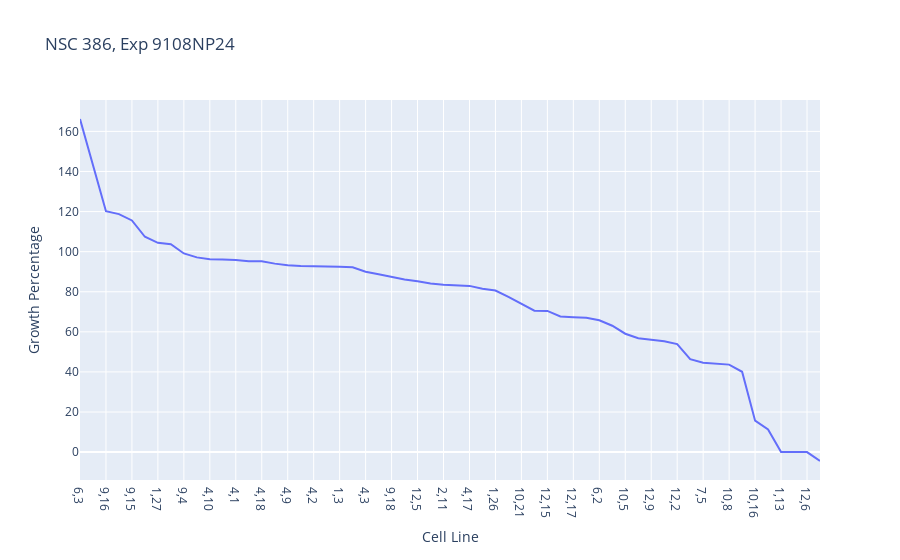

Here is the notebook cell this chart was saved with:
### Code cell
fig1.show()

### Figure 1 — Plotly figure (JSON) as saved in the notebook; plotly's stock layout.template omitted (floating-point values rounded to 4 significant figures)
{"data": [{"hovertemplate": "Cell Line=%{x}<br>Growth Percentage=%{y}<extra></extra>", "legendgroup": "", "line": {"color": "#636efa", "dash": "solid"}, "marker": {"symbol": "circle"}, "mode": "lines", "name": "", "orientation": "v", "showlegend": false, "type": "scatter", "x": ["6,3", "6,11", "9,16", "4,11", "9,15", "7,8", "1,27", "4,15", "9,4", "1,4", "4,10", "1,1", "4,1", "6,1", "4,18", "7,10", "4,9", "1,8", "4,2", "9,13", "1,3", "12,14", "4,3", "9,8", "9,18", "10,20", "12,5", "9,23", "2,11", "1,21", "4,17", "1,17", "1,26", "6,5", "10,21", "7,19", "12,15", "10,1", "12,17", "9,17", "6,2", "1,30", "10,5", "7,3", "12,9", "12,16", "12,2", "7,6", "7,5", "6,10", "10,8", "10,14", "10,16", "10,7", "1,13", "9,24", "12,6", "10,2"], "xaxis": "x", "y": [166.2, 142.6, 120.2, 118.7, 115.6, 107.4, 104.4, 103.7, 99.1, 97.15, 96.27, 96.06, 95.86, 95.24, 95.21, 94.03, 93.21, 92.89, 92.8, 92.75, 92.43, 92.19, 90.0, 88.78, 87.39, 86.16, 85.24, 84.1, 83.49, 83.13, 82.92, 81.49, 80.63, 77.41, 74.06, 70.52, 70.44, 67.68, 67.31, 67.03, 65.74, 63.05, 59.06, 56.85, 56.1, 55.26, 53.88, 46.39, 44.63, 44.01, 43.65, 40.07, 15.67, 11.3, 0, 0, 0, -4.437], "yaxis": "y"}], "layout": {"legend": {"tracegroupgap": 0}, "title": {"text": "NSC 386, Exp 9108NP24"}, "xaxis": {"anchor": "y", "domain": [0, 1], "title": {"text": "Cell Line"}}, "yaxis": {"anchor": "x", "domain": [0, 1], "title": {"text": "Growth Percentage"}}}}
